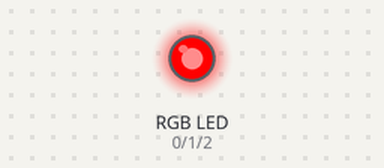
Recording of a sketch running on a simulated Arduino Uno, built with avr-gcc and run on an emulated ATmega328P. Shown: an RGB LED mixed from three pins (HIGH = lit).

Above: at 0.3 s.
At 1.2 s:
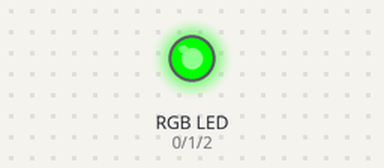
At 6.4 s:
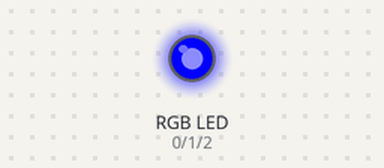
Timing chart, 0 to 8.9 s (numbered marks = the images above):
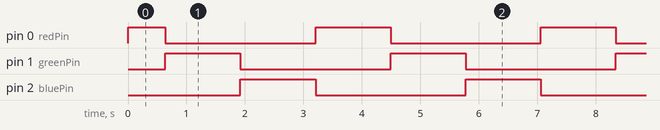

The sketch:

rgbled_7segments.ino.ino
```cpp
const int redPin = 0;
const int greenPin = 1;
const int bluePin = 2;

void setup() {
  // Start off with the LED off.
  setColourRgb(0,0,0);
}

void loop() {
  unsigned int rgbColour[3];

  // Start off with red.
  rgbColour[0] = 255;
  rgbColour[1] = 0;
  rgbColour[2] = 0;

  // Choose the colours to increment and decrement.
  for (int decColour = 0; decColour < 3; decColour += 1) {
    int incColour = decColour == 2 ? 0 : decColour + 1;

    // cross-fade the two colours.
    for(int i = 0; i < 255; i += 1) {
      rgbColour[decColour] -= 1;
      rgbColour[incColour] += 1;

      setColourRgb(rgbColour[0], rgbColour[1], rgbColour[2]);
      delay(5);
    }
  }
}

void setColourRgb(unsigned int red, unsigned int green, unsigned int blue) {
  analogWrite(redPin, red);
  analogWrite(greenPin, green);
  analogWrite(bluePin, blue);
 }
```

Measured:
- by itself, pin 0 (redPin): repeats every 3.9 s: LOW 2.6 s, HIGH 1.3 s
- by itself, pin 1 (greenPin), pin 2 (bluePin): alternates HIGH for 1.3 s and LOW for 2.6 s
- by itself, everything shown: repeats every 3.9 s, in 3 steps
